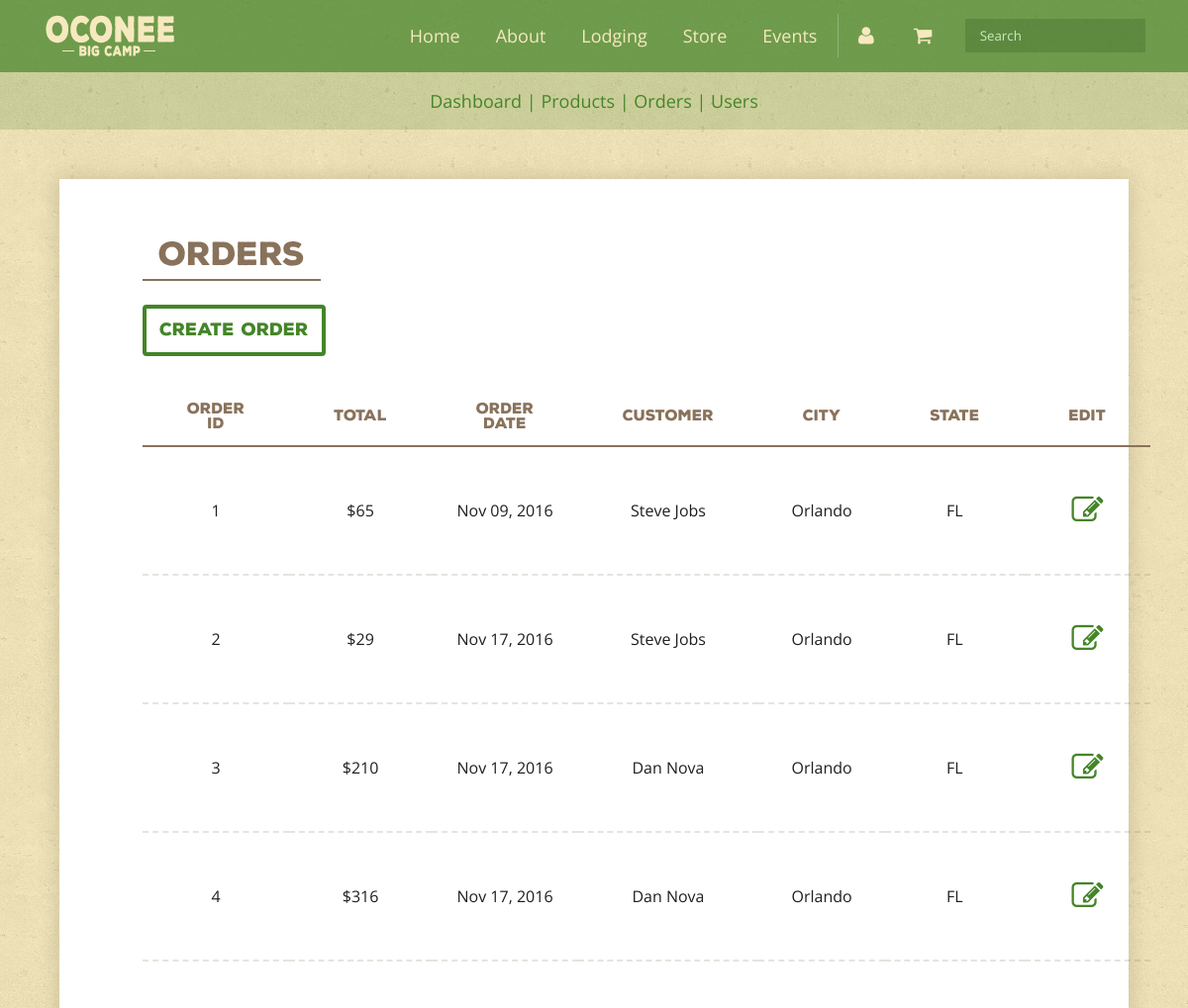
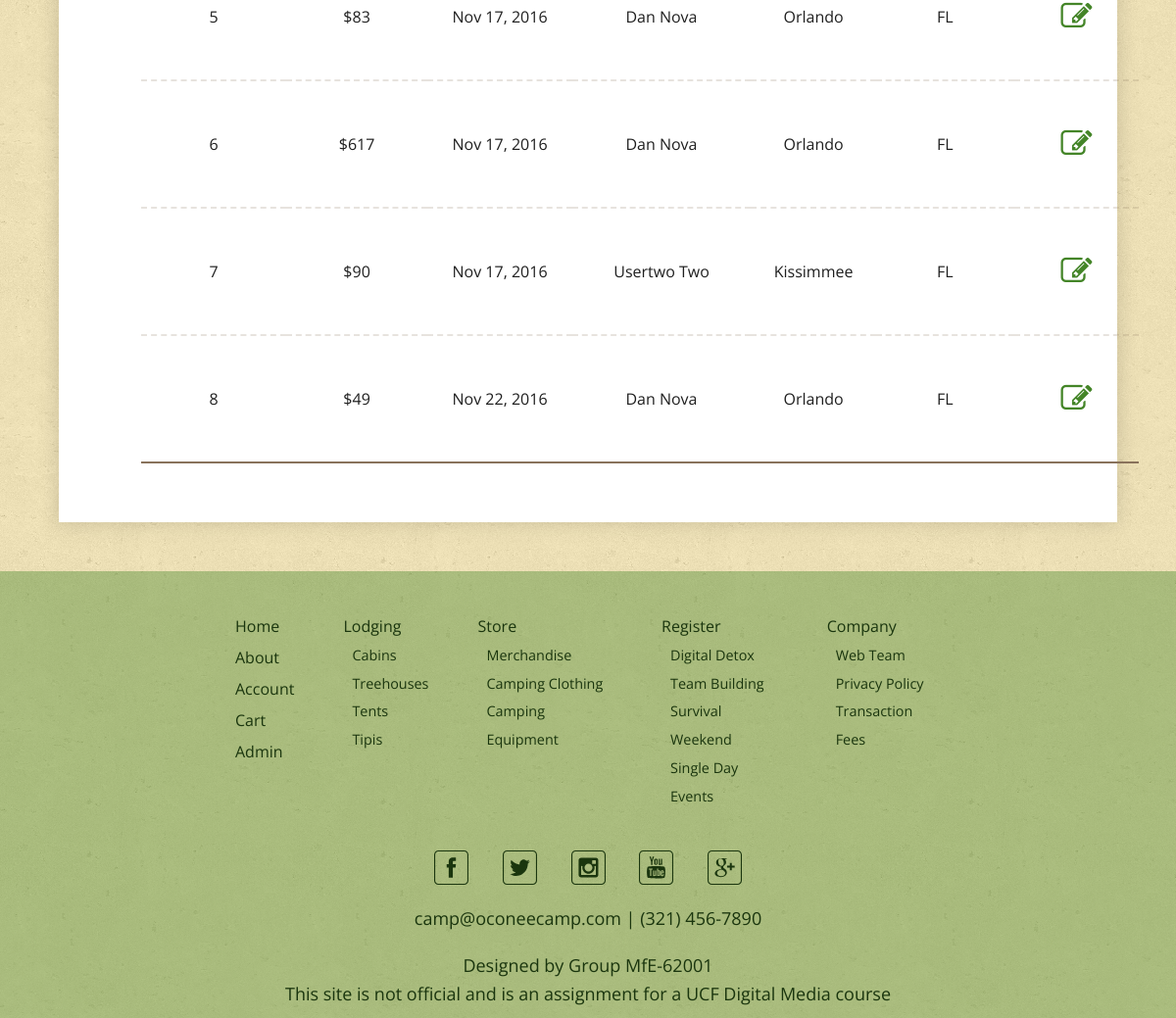
The page /orders_view.php (signed in) on the database its author committed (2 pictures, top to bottom).
### tables this page shows
CREATE TABLE `orders` (
  `id` int(10) NOT NULL,
  `order_id` int(3) DEFAULT NULL,
  `user_id` int(3) DEFAULT NULL,
  `product_id` int(3) NOT NULL,
  `price` int(12) NOT NULL,
  `quantity` int(3) NOT NULL,
  `active` tinyint(1) NOT NULL DEFAULT '1',
  `ordertime` timestamp NOT NULL DEFAULT CURRENT_TIMESTAMP
);

CREATE TABLE `users` (
  `id` int(3) NOT NULL,
  `username` varchar(25) NOT NULL,
  `password` varchar(50) NOT NULL,
  `first_name` varchar(25) NOT NULL,
  `last_name` varchar(25) NOT NULL,
  `email` varchar(25) NOT NULL,
  `phone` varchar(15) DEFAULT NULL,
  `street` varchar(50) NOT NULL,
  `city` varchar(25) NOT NULL,
  `state` char(2) NOT NULL,
  `zip` int(5) NOT NULL,
  `country` varchar(25) DEFAULT NULL,
  `access` varchar(24) NOT NULL,
  `active` varchar(7) DEFAULT 'active'
);

### orders_view.php (the view, shortened to what this page needs)
<!doctype html>
<html lang="en">
	<head>
	</head>
	<body>
		<div class="container">
			<?php
				require("includes/header.php");
				include("includes/admin_validate.php");
			?>
			<section class="banner banner-nav">
				<div class="breadcrumbs">
					<ul class="clearfix">
						<li><a href="admin.php">Dashboard</a> | </li>
						<li><a href="products_view.php">Products</a> | </li>
						<li><a href="orders_view.php">Orders</a> | </li>
						<?php
					if ($_SESSION['access'] == "admin") {
						echo '<li><a href="users_view.php">Users</a></li>';
					}
				?>
					</ul>
				</div>
			</section>
			<section class="content-container container-first">
				<section class="info-box-full clearfix">
					<h2>Orders</h2>
					<div class="cta">
						<a href="orders_add.php">Create Order</a>
					</div>
					<div class="listed-item clearfix">
						<table>
							<thead>
								<tr>
									<th>Order ID</th>
									<th>Total</th>
									<th>Order Date</th>
									<th>Customer</th>
									<th>City</th>
									<th>State</th>
									<th>Edit</th>
								</tr>
							</thead>
							<tbody>
								<?php
									  $sql = "SELECT id, order_id, user_id, product_id, quantity, active, ordertime FROM orders ORDER BY order_id ASC";
									  $order_match = array();
									  $total = 0;
									  $result = $mysqli->query($sql);
									  if (mysqli_num_rows($result) == 0){
										  echo "No orders were found.";
									  }else{
										 while($row = $result->fetch_assoc()) {
											  $order_id =$row['order_id'];
											  $user_id =$row['user_id'];
											  $ordertime =$row['ordertime'];
											  $push_array = true;
											  $length = sizeof($order_match);
											  for($i = 0; $i < $length; $i++){
												  if($order_match[$i] == $order_id){
													  $push_array = false;
													  break;
												  }
											  }
											  if($push_array == true){
												  array_push($order_match, $order_id);
											  }
											$sql1 = "SELECT first_name, last_name, city, state FROM users WHERE id='$user_id'";
											  $result1 = $mysqli->query($sql1);
											 if (mysqli_num_rows($result1) == 0){
											  }else{
												 while($row = $result1->fetch_assoc()) {
													  $first_name =$row['first_name'];
													  $last_name =$row['last_name'];
													  $city =$row['city'];
													  $state =$row['state'];
												 }
											 }
											 if($order_id!=NULL){
												$sql2 = "SELECT price, quantity, active FROM orders WHERE order_id='$order_id'";
												$total = 0;
												  $result2 = $mysqli->query($sql2);
												 if (mysqli_num_rows($result2) == 0){
													  echo "No orders were found.";
												  }else{
													 while($row = $result2->fetch_assoc()) {
															  $price = $row['price'];
															  $quantity = $row['quantity'];
															  $total += $price * $quantity;
													 }
												 }
											 }
											 $ordertime = new DateTime($ordertime);
											 $ordertime = date_format($ordertime, 'M d, Y');
											 if($order_id!=NULL){
												$total += 10;
												if($push_array == true){
													print "<tr><td data-title='ID'>$order_id</td>";
													print "<td data-title='Total'>$$total</td>";
													print "<td data-title='Order Date'>$ordertime</td>";
													print "<td data-title='Customer'>$first_name $last_name</td>";
													print "<td data-title='City'>$city</td>";
													print "<td data-title='State'>$state</td>";
													print "<td data-title='Edit'><a href='orders_edit.php?order=$order_id' title='Edit'><i class='fa fa-pencil-square-o'></i></a></td></tr>";
												}
											 }
										 }
									  }
								  ?>
							</tbody>
						</table>
					</div>
				</section>
			</section>
			<?php
				require("includes/footer.php");
			?>
		</div>
	</body>
</html>

### includes/header.php (shortened to what this page needs)
<header class="clearfix" id="header">
		<div class="header-container clearfix">
			<div class="logo">
				<a href="home.php">
					<img src="img/logo-text-header.png" alt="Oconee Big Camp" height="42" width="132">
				</a>
			</div>
			<div class="menu-container expand clearfix">
				<div class="main-menu">
					<nav>
						<ul>
							<li>
								<a href="home.php">Home</a>
							</li>
							<li>
								<a href="about.php">About</a>
							</li>
							<li>
								<a href="lodging.php">Lodging</a>
							</li>
							<li>
								<a href="store.php">Store</a>
							</li>
							<li>
								<a href="register.php">Events</a>
							</li>
						</ul>
					</nav>
				</div>
				<div class="main-menu sub-main-menu">
					<nav>
						<ul>
						<?php
							if($_SESSION['loggedin'] == 'true'){
								echo '
								<li>
									<a href="client.php"><i class="fa fa-user"></i></a>
									<ul class="dropdown">
												<li><p>Hello,
												' .
													$_SESSION['sesUser']
												. '
												</p></li>
												<li><a href="client.php">Profile</a></li>
												 ';
								echo '
								<li><a href="logout.php">Log out</a></li>
								</ul>
								</li>
								<li>
									<a href="cart.php"><i class="fa fa-shopping-cart" title="Cart"></i></a>
								</li>
								';
								}else{
									echo '
										<li>
											<a href="cart.php"><i class="fa fa-shopping-cart" title="Cart"></i></a>
										</li>
									';
								}
							?>
							<li class="search-desktop">
								<form action="search_results.php" method="get">
									<input type="text" name="search" class="search-input" placeholder="Search">
								</form>
							</li>
						</ul>
					</nav>
				</div>
			</div>
		</div>
</header>

### includes/footer.php (shortened to what this page needs)
<footer>
	<div class="footer-nav">
		<div class="footer-links">
			<ul>
				<li><a href="home.php">Home</a></li>
				<li><a href="about.php">About</a></li>
				<li><a href="client.php">Account</a></li>
				<li><a href="cart.php">Cart</a></li>
				<?php
					if( isset($_SESSION['id']) ){
						$admin_query = "SELECT access FROM users WHERE id = ".$_SESSION['id'];
						$admin_result = $mysqli->query($admin_query);
						while ( $row = $admin_result->fetch_object() ) {
					    	if( $row->access == "admin" || $row->access == "privileged" ) {
					    		echo '<li><a href="admin.php">Admin</a></li>';
					    	}
						}
					}
				?>
			</ul>
		</div>
		<div class="footer-links">
			<ul>
				<li>
					<a href="lodging.php">Lodging</a>
					<ul>
						<li><a href="catalog.php?category=cabin">Cabins</a></li>
						<li><a href="catalog.php?category=treehouse">Treehouses</a></li>
						<li><a href="catalog.php?category=tent">Tents</a></li>
						<li><a href="catalog.php?category=tipi">Tipis</a></li>
					</ul>
				</li>
			</ul>
		</div>
		<div class="footer-links">
			<ul>
				<li>
					<a href="store.php">Store</a>
					<ul>
						<li><a href="catalog.php?category=merchandise">Merchandise</a></li>
						<li><a href="catalog.php?category=clothing">Camping Clothing</a></li>
						<li><a href="catalog.php?category=equipment">Camping Equipment</a></li>
					</ul>
				</li>
			</ul>
		</div>
		<div class="footer-links">
			<ul>
				<li>
					<a href="register.php">Register</a>
					<ul>
						<li><a href="register.php#detox">Digital Detox</a></li>
						<li><a href="register.php#team">Team Building</a></li>
						<li><a href="register.php#survival">Survival Weekend</a></li>
						<li><a href="register.php#single-day">Single Day Events</a></li>
					</ul>
				</li>
			</ul>
		</div>
		<div class="footer-links">
			<ul>
				<li>
					<a href="webteam.php">Company</a>
					<ul>
						<li><a href="webteam.php">Web Team</a></li>
						<li><a href="privacypolicy.php">Privacy Policy</a></li>
						<li><a href="transactionfees.php">Transaction Fees</a></li>
					</ul>
				</li>
			</ul>
		</div>
	</div>
	<div class="footer-socials">
		<ul>
			<li>
				<a href="#"><img src="img/facebook-green.svg" alt="Facebook" height="35" width="35"></a>
			</li>
			<li>
				<a href="#"><img src="img/twitter-green.svg" alt="Twitter" height="35" width="35"></a>
			</li>
			<li>
				<a href="#"><img src="img/instagram-green.svg" alt="Instagram" height="35" width="35"></a>
			</li>
			<li>
				<a href="#"><img src="img/youtube-green.svg" alt="YouTube" height="35" width="35"></a>
			</li>
			<li>
				<a href="#"><img src="img/google-plus-green.svg" alt="Google Plus" height="35" width="35"></a>
			</li>
		</ul>
	</div>
	<div class="footer-contact">
		<p>
			<a href="mailto:camp@oconeecamp.com">camp@oconeecamp.com</a>
			<span class="spacing-border">|</span>
			<a href="tel:3214567890">(321) 456-7890</a>
		</p>
	</div>
	<p>Designed by Group MfE-62001</p>
	<p>This site is not official and is an assignment for a UCF Digital Media course</p>
</footer>

### rows shown on the page
orders: order "1", total "65", ordertime "Nov 09, 2016", user.first_name "Steve", user.last_name "Jobs", user.city "Orlando", user.state "FL"
orders: order "2", total "29", ordertime "Nov 17, 2016"
users: first_name "Steve", last_name "Jobs", city "Orlando", state "FL"
orders: order "3", total "210", ordertime "Nov 17, 2016", user.first_name "Dan", user.last_name "Nova", user.city "Orlando", user.state "FL"
orders: order "4", total "316", ordertime "Nov 17, 2016", user.first_name "Dan", user.last_name "Nova", user.city "Orlando", user.state "FL"
orders: order "5", total "83", ordertime "Nov 17, 2016", user.first_name "Dan", user.last_name "Nova", user.city "Orlando", user.state "FL"
orders: order "6", total "617", ordertime "Nov 17, 2016"
users: first_name "Dan", last_name "Nova", city "Orlando", state "FL", access "Admin"
orders: order "7", total "90", ordertime "Nov 17, 2016", user.first_name "Usertwo", user.last_name "Two", user.city "Kissimmee", user.state "FL"
orders: order "8", total "49", ordertime "Nov 22, 2016", user.first_name "Dan", user.last_name "Nova", user.city "Orlando", user.state "FL"
